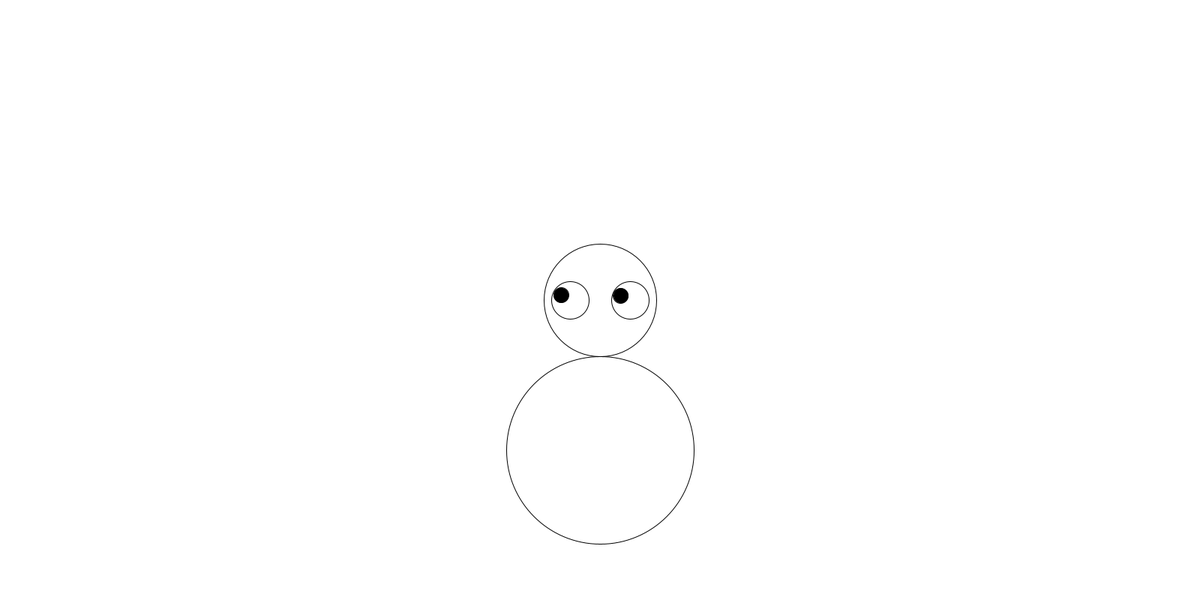
Frame 1 (no input)
Frame 60 (the mouse pressed at the canvas centre just before this capture): identical to frame 1, image omitted
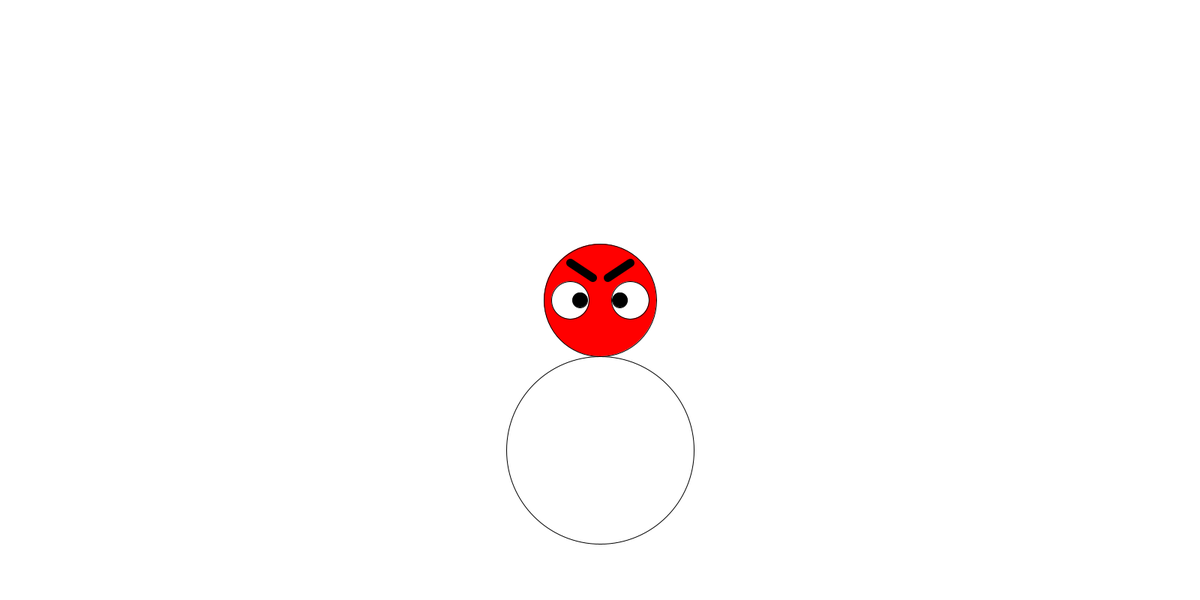
Frame 120 (the mouse held since frame 60 and released just before this capture)

The Processing sketch that drew these frames (run headless with seeded random() and noise(); from frame 60 on, the mouse is pressed at the canvas centre):

// Processing sketch: sien
// ── sien.pde
float headXorig = 800;
float headYorig = 400;

float headX;
float headY;

float bodyX;
float bodyY;

float prevMouseX;
float prevMouseY;

float hAnchorX;
float hAnchorY;

float dX;
float dY;
float spd = 3;

boolean draggingHead = false;
boolean draggingBody = false;

void setup() {
  size(1600, 800);

  headX = headXorig;
  headY = headYorig;

  bodyX = headXorig;
  bodyY = headYorig + 200;
}

void mousePressed() {

  if (mouseX>headX-75 && mouseX < headX+75 &&
    mouseY< headY+75 && mouseY > headY-75) {
    draggingHead = true;
  }

  if (dist(mouseX, mouseY, bodyX, bodyY) < 130) {
    draggingBody = true;
  }

  prevMouseX = mouseX;
  prevMouseY = mouseY;
}

void mouseDragged() {

  if (draggingHead) {
    headX = mouseX;
    headY = mouseY;
  }

  if (draggingBody) {
    float dx = mouseX - prevMouseX;
    float dy = mouseY - prevMouseY;

    bodyX += dx;
    bodyY += dy;

    headX += dx;
    headY += dy;

    headXorig += dx;
    headYorig += dy;
  }

  prevMouseX = mouseX;
  prevMouseY = mouseY;
}

void mouseReleased() {
  draggingHead = false;
  draggingBody = false;
}

void draw() {

  strokeWeight(1);
  background(255);


  dX = headXorig - headX;
  dY = headYorig - headY;


  if (mouseX>bodyX-110 && mouseX<bodyX+110 && mouseY>bodyY-110 && mouseY<bodyY+110) {
    fill(255, 255, 0);
  } else {
    fill(255);
  }
  circle(bodyX, bodyY, 250);


  if (mouseX<headX-75 || mouseX > headX+75 || mouseY> headY+75 || mouseY < headY-75) {

    fill(255);

    if (!draggingHead) {
      headX += dX * spd * 0.01;
      headY += dY * spd * 0.01;
    }
  } else {
    fill(255, 0, 0);
  }

  circle(headX, headY, 150);

  eyes(headX-40, headY, 50);
  eyes(headX+40, headY, 50);


  hAnchorX = headX;
  hAnchorY = headY +75;

  line(hAnchorX, hAnchorY, headXorig, headYorig + 75);

  if (draggingHead) {
    strokeWeight(11);
    line(headX-10, headY-30, headX-40, headY-50);
    line(headX+10, headY-30, headX+40, headY-50);
  }
}


void eyes(float eyex, float eyey, float size) {

  float maxdist = size*0.266;
  float dx = mouseX - eyex;
  float dy = mouseY - eyey;

  float currentdist = dist(mouseX, mouseY, eyex, eyey);
  float eyedist = min(currentdist, maxdist);

  float angle = atan2(dy, dx);

  float eyeposX = eyex + cos(angle) * eyedist;
  float eyeposY = eyey + sin(angle) * eyedist;

  fill(255);
  circle(eyex, eyey, size);

  fill(0);
  circle(eyeposX, eyeposY, size*0.4);
}
